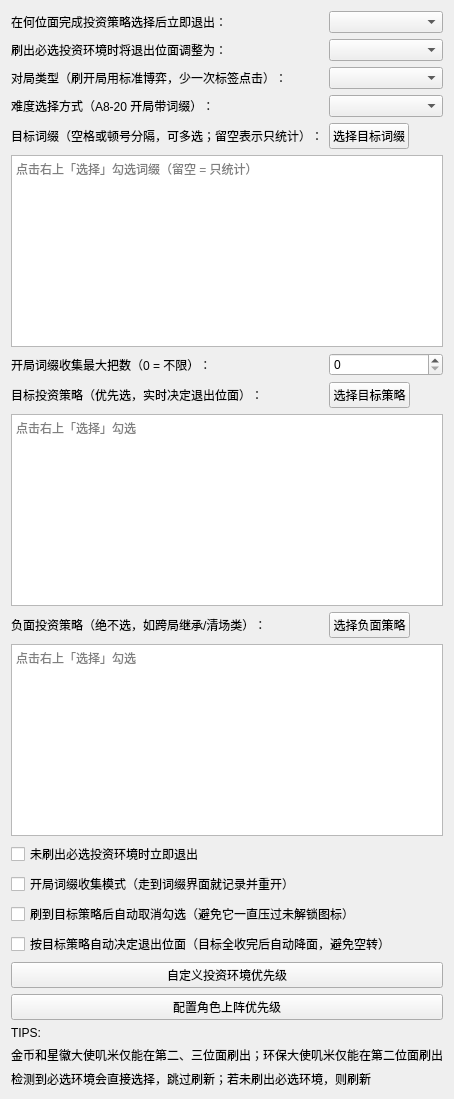
<?xml version="1.0" encoding="UTF-8"?>
<ui version="4.0">
 <class>CurrencySettings</class>
 <widget class="QWidget" name="CurrencySettings">
  <layout class="QVBoxLayout" name="CurrencySettings_layout">
   <item>
    <layout class="QFormLayout" name="formLayout_currency_war">
     <item row="0" column="0">
      <widget class="QLabel" name="Currency_exit_plane_label">
       <property name="text">
        <string>在何位面完成投资策略选择后立即退出：</string>
       </property>
      </widget>
     </item>
     <item row="0" column="1">
      <widget class="QComboBox" name="Currency_exit_plane_combo" />
     </item>
     <item row="1" column="0">
      <widget class="QLabel" name="Currency_prior_exit_plane_label">
       <property name="text">
        <string>刷出必选投资环境时将退出位面调整为：</string>
       </property>
      </widget>
     </item>
     <item row="1" column="1">
      <widget class="QComboBox" name="Currency_prior_exit_plane_combo" />
     </item>
      <item row="2" column="0">
       <widget class="QLabel" name="Currency_gamemode_label">
        <property name="text">
         <string>对局类型（刷开局用标准博弈，少一次标签点击）：</string>
        </property>
       </widget>
      </item>
      <item row="2" column="1">
       <widget class="QComboBox" name="Currency_gamemode_combo" />
      </item>
      <item row="3" column="0">
       <widget class="QLabel" name="Currency_difficulty_mode_label">
        <property name="text">
         <string>难度选择方式（A8-20 开局带词缀）：</string>
        </property>
       </widget>
      </item>
      <item row="3" column="1">
       <widget class="QComboBox" name="Currency_difficulty_mode_combo" />
      </item>
      <item row="4" column="0">
       <widget class="QLabel" name="Currency_affix_targets_label">
        <property name="text">
         <string>目标词缀（空格或顿号分隔，可多选；留空表示只统计）：</string>
        </property>
       </widget>
      </item>
      <item row="4" column="1">
       <widget class="QPushButton" name="Currency_affix_targets_btn">
        <property name="text">
         <string>选择目标词缀</string>
        </property>
        <property name="sizePolicy">
         <sizepolicy hsizetype="Fixed" vsizetype="Fixed">
          <horstretch>0</horstretch>
          <verstretch>0</verstretch>
         </sizepolicy>
        </property>
       </widget>
      </item>
      <item row="5" column="0" colspan="2">
       <widget class="QPlainTextEdit" name="Currency_affix_targets_edit">
        <property name="readOnly">
         <bool>true</bool>
        </property>
        <property name="placeholderText">
         <string>点击右上「选择」勾选词缀（留空 = 只统计）</string>
        </property>
       </widget>
      </item>
      <item row="6" column="0">
       <widget class="QLabel" name="Currency_max_runs_label">
        <property name="text">
         <string>开局词缀收集最大把数（0 = 不限）：</string>
        </property>
       </widget>
      </item>
      <item row="6" column="1">
       <widget class="QSpinBox" name="Currency_max_runs_spin">
        <property name="maximum">
         <number>100000</number>
        </property>
       </widget>
      </item>
      <item row="7" column="0">
       <widget class="QLabel" name="Currency_strategy_targets_label">
        <property name="text">
         <string>目标投资策略（优先选，实时决定退出位面）：</string>
        </property>
       </widget>
      </item>
      <item row="7" column="1">
       <widget class="QPushButton" name="Currency_strategy_targets_btn">
        <property name="text">
         <string>选择目标策略</string>
        </property>
        <property name="sizePolicy">
         <sizepolicy hsizetype="Fixed" vsizetype="Fixed">
          <horstretch>0</horstretch>
          <verstretch>0</verstretch>
         </sizepolicy>
        </property>
       </widget>
      </item>
      <item row="8" column="0" colspan="2">
       <widget class="QPlainTextEdit" name="Currency_strategy_targets_edit">
        <property name="readOnly">
         <bool>true</bool>
        </property>
        <property name="placeholderText">
         <string>点击右上「选择」勾选</string>
        </property>
       </widget>
      </item>
      <item row="9" column="0">
       <widget class="QLabel" name="Currency_strategy_avoid_label">
        <property name="text">
         <string>负面投资策略（绝不选，如跨局继承/清场类）：</string>
        </property>
       </widget>
      </item>
      <item row="9" column="1">
       <widget class="QPushButton" name="Currency_strategy_avoid_btn">
        <property name="text">
         <string>选择负面策略</string>
        </property>
        <property name="sizePolicy">
         <sizepolicy hsizetype="Fixed" vsizetype="Fixed">
          <horstretch>0</horstretch>
          <verstretch>0</verstretch>
         </sizepolicy>
        </property>
       </widget>
      </item>
      <item row="10" column="0" colspan="2">
       <widget class="QPlainTextEdit" name="Currency_strategy_avoid_edit">
        <property name="readOnly">
         <bool>true</bool>
        </property>
        <property name="placeholderText">
         <string>点击右上「选择」勾选</string>
        </property>
       </widget>
      </item>
    </layout>
   </item>
   <item>
    <widget class="QCheckBox" name="Currency_exit_if_no_prior_checkbox">
     <property name="text">
      <string>未刷出必选投资环境时立即退出</string>
     </property>
    </widget>
   </item>
   <item>
    <widget class="QCheckBox" name="Currency_gather_mode_checkbox">
     <property name="text">
      <string>开局词缀收集模式（走到词缀界面就记录并重开）</string>
     </property>
    </widget>
   </item>
   <item>
    <widget class="QCheckBox" name="Currency_auto_clear_targets_checkbox">
     <property name="text">
      <string>刷到目标策略后自动取消勾选（避免它一直压过未解锁图标）</string>
     </property>
    </widget>
   </item>
   <item>
    <widget class="QCheckBox" name="Currency_auto_exit_plane_checkbox">
     <property name="text">
      <string>按目标策略自动决定退出位面（目标全收完后自动降面，避免空转）</string>
     </property>
    </widget>
   </item>
   <item>
    <widget class="QPushButton" name="Currency_priority_settings_btn">
     <property name="text">
      <string>自定义投资环境优先级</string>
     </property>
    </widget>
   </item>
   <item>
    <widget class="QPushButton" name="Currency_deployment_settings_btn">
     <property name="text">
      <string>配置角色上阵优先级</string>
     </property>
    </widget>
   </item>
   <item>
    <widget class="QLabel" name="Currency_settings_label">
     <property name="text">
      <string>TIPS:</string>
     </property>
    </widget>
   </item>
   <item>
    <widget class="QLabel" name="Currency_settings_label">
     <property name="text">
      <string>金币和星徽大使叽米仅能在第二、三位面刷出；环保大使叽米仅能在第二位面刷出</string>
     </property>
    </widget>
   </item>
   <item>
    <widget class="QLabel" name="Currency_settings_label">
     <property name="text">
      <string>检测到必选环境会直接选择，跳过刷新；若未刷出必选环境，则刷新</string>
     </property>
    </widget>
   </item>
  </layout>
 </widget>
 <resources />
 <connections />
</ui>
